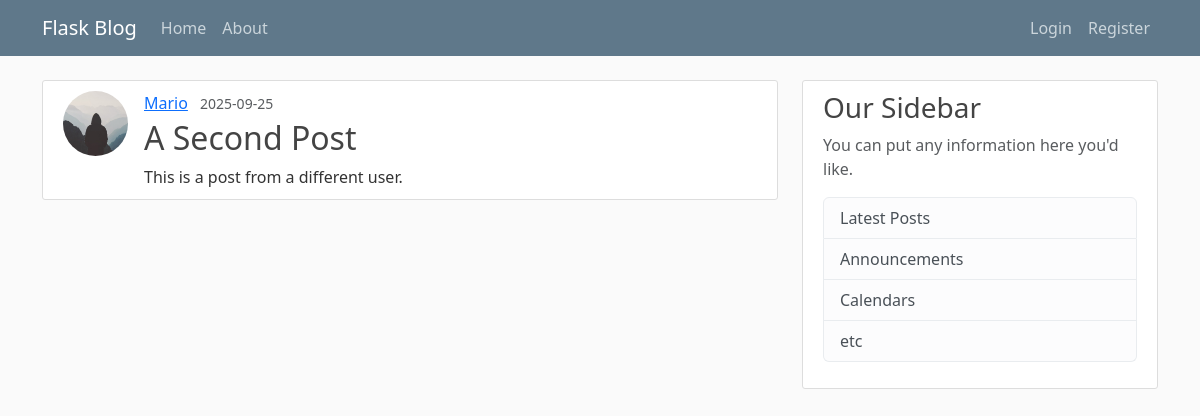
Screenshot of /post/2 with the database file from the repository.
### flaskblog/models.py (models this page shows, shortened)
class User(db.Model, UserMixin):
    id = db.Column(db.Integer, primary_key=True)
    username = db.Column(db.String(20), unique=True, nullable=False)
    email = db.Column(db.String(120), unique=True, nullable=False)
    image_file = db.Column(db.String(20), nullable=False, default='default.jpg')
    password = db.Column(db.String(60), nullable=False)
    posts = db.relationship('Post', backref='author', lazy=True)

class Post(db.Model):
    id = db.Column(db.Integer, primary_key=True)
    title = db.Column(db.String(100), nullable=False)
    date_posted = db.Column(db.DateTime, nullable=False, default=datetime.utcnow)
    content = db.Column(db.Text, nullable=False)
    user_id = db.Column(db.Integer, db.ForeignKey('user.id'), nullable=False)

### flaskblog/posts/routes.py (the view)
@posts.route('/post/<int:post_id>')
def post(post_id):
    post = Post.query.get_or_404(post_id)
    return render_template('post.html', title=post.title, post=post)

### flaskblog/templates/post.html (shortened to what this page needs)
{% extends "layout.html" %}
{% block content %}
    <article class="content-section d-flex mb-4">
        <img class="rounded-circle article-img" src="{{ url_for('static', filename='profile_pics/' + post.author.image_file) }}">
        <div>
            <div class="mb-1">
                <a class="me-2" href="{{ url_for('users.user_posts', username=post.author.username) }}">{{ post.author.username }}</a>
                <small class="text-muted">{{ post.date_posted.strftime('%Y-%m-%d') }}</small>
            </div>
            <h2 class="article-title">{{ post.title }}</h2>
            <div class="article-content">{{ post.content | e }}</div>
        </div>
    </article>
{% endblock content %}

### flaskblog/static/main.css (style rules this page uses)
body { background: #fafafa; color: #333333; margin-top: 5rem; }
h1, h2, h3, h4, h5, h6 { color: #444444; }
.content-section { background: #ffffff; padding: 10px 20px; border: 1px solid #dddddd; border-radius: 3px; margin-bottom: 20px; }
.article-title { color: #444444; text-decoration: none; }
.article-content { white-space: pre-wrap; word-break: break-word; overflow-wrap: break-word; overflow-x: auto; }
.article-img { height: 65px; width: 65px; margin-right: 16px; }

### rows the page displays
User: image_file (placeholder picture), author.username "Mario"
Post: date_posted "2025-09-25", title "A Second Post", content "This is a post from a different user."
